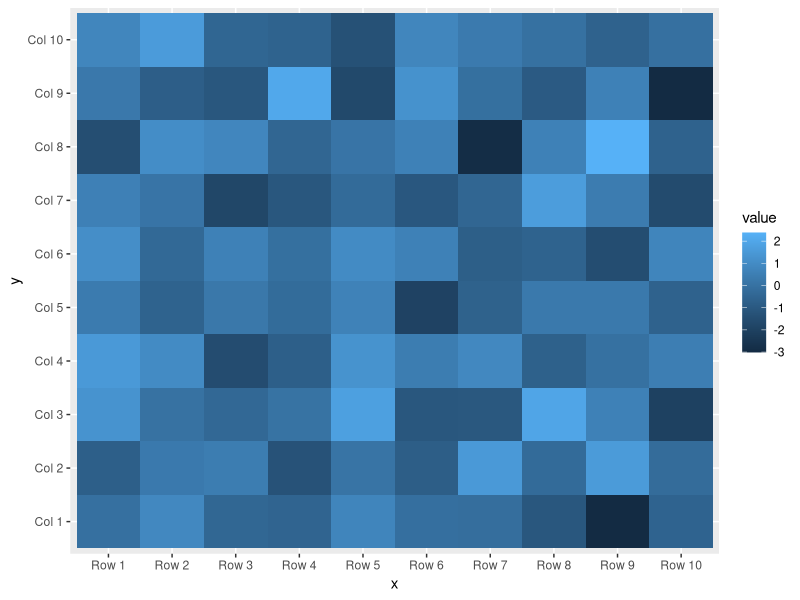
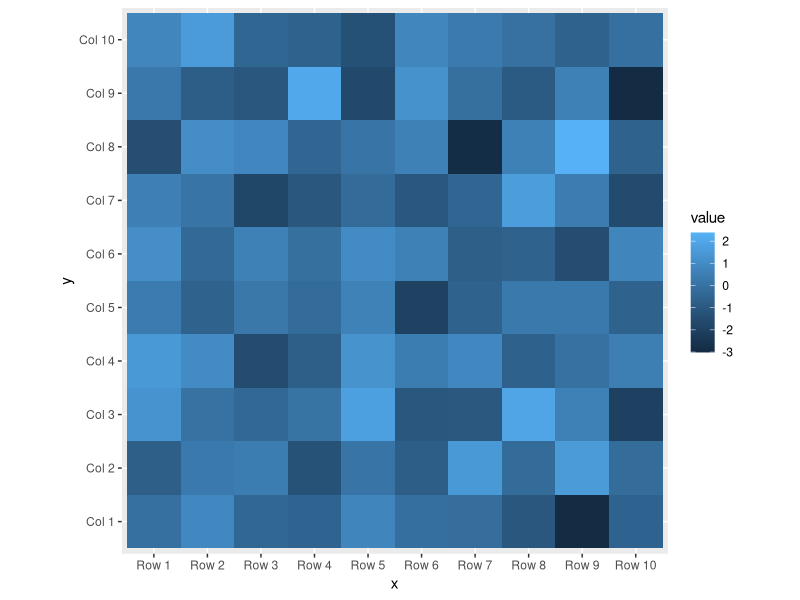
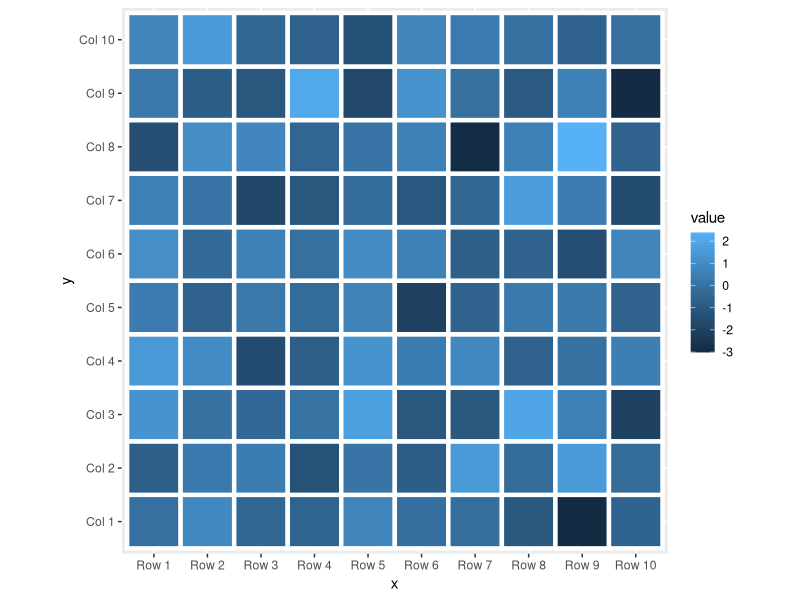
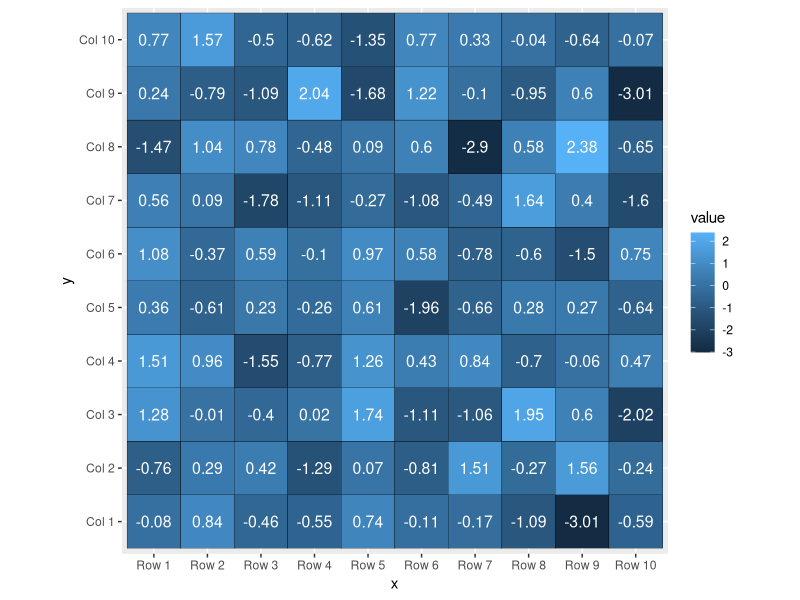
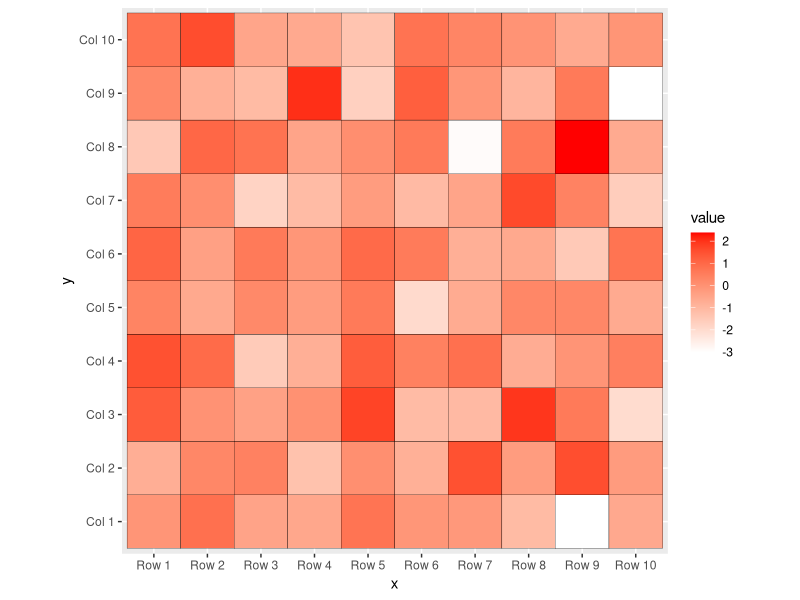
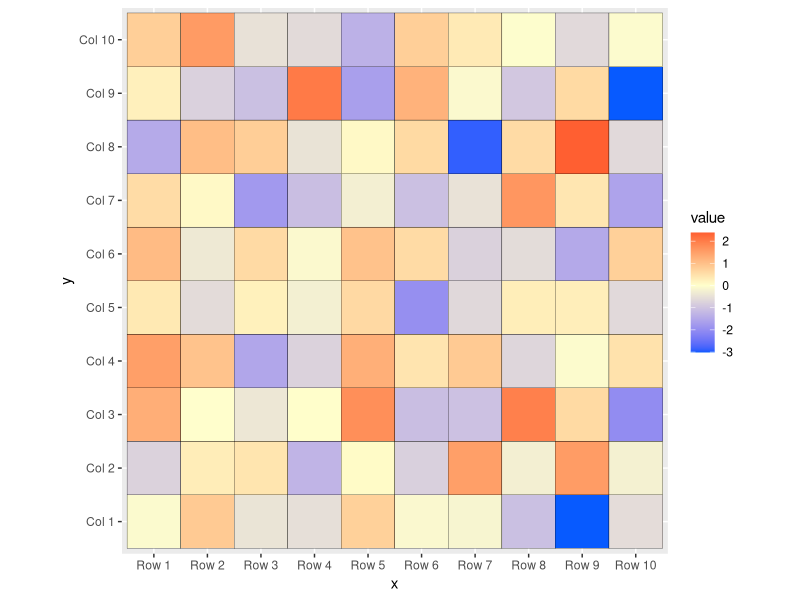
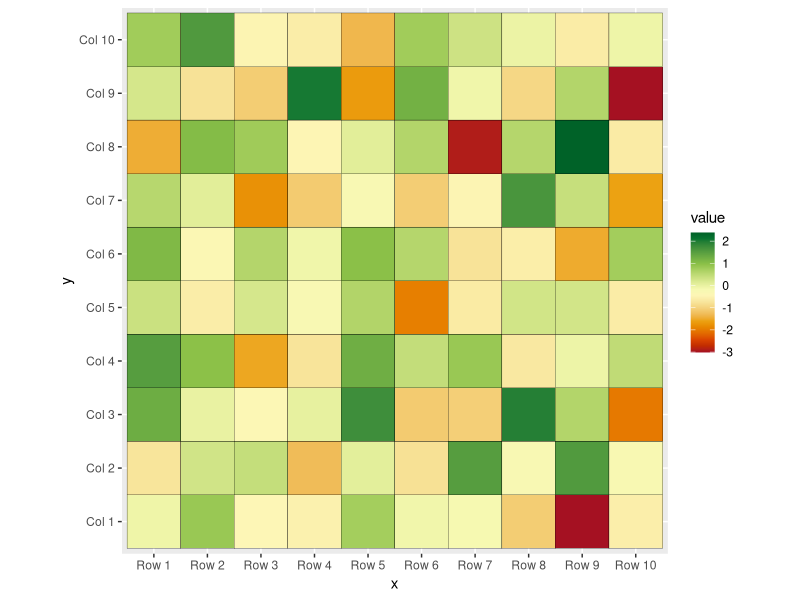
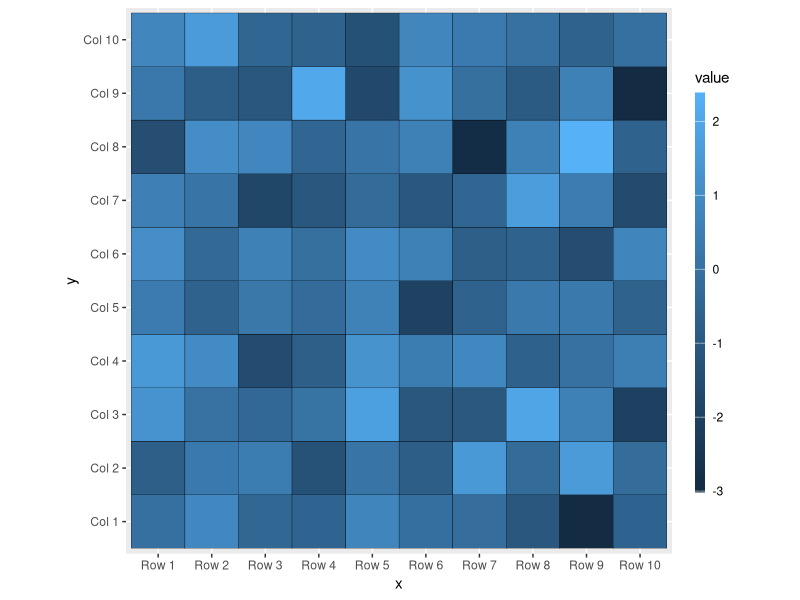

Here is the R script that generated these plots, in order:
library(reshape)
library(ggplot2)

set.seed(8)
m <- matrix(round(rnorm(200), 2), 10, 10)
colnames(m) <- paste("Col", 1:10)
rownames(m) <- paste("Row", 1:10)

# Transform the matrix in long format
df <- melt(m)
colnames(df) <- c("x", "y", "value")

# Heat map with geom_tile

ggplot(df, aes(x = x, y = y, fill = value)) +
  geom_tile()

# Square tiles
ggplot(df, aes(x = x, y = y, fill = value)) +
  geom_tile() +
  coord_fixed()

# Border customization
ggplot(df, aes(x = x, y = y, fill = value)) +
  geom_tile(color = "white",
            lwd = 1.5,
            linetype = 1) +
  coord_fixed()

# Adding the values
ggplot(df, aes(x = x, y = y, fill = value)) +
  geom_tile(color = "black") +
  geom_text(aes(label = value), color = "white", size = 4) +
  coord_fixed()

# Color palette

# scale_fill_gradient
ggplot(df, aes(x = x, y = y, fill = value)) +
  geom_tile(color = "black") +
  scale_fill_gradient(low = "white", high = "red") +
  coord_fixed()

# scale_fill_gradient2
ggplot(df, aes(x = x, y = y, fill = value)) +
  geom_tile(color = "black") +
  scale_fill_gradient2(low = "#075AFF",
                       mid = "#FFFFCC",
                       high = "#FF0000") +
  coord_fixed()

# scale_fill_gradientn
ggplot(df, aes(x = x, y = y, fill = value)) +
  geom_tile(color = "black") +
  scale_fill_gradientn(colors = hcl.colors(20, "RdYlGn")) +
  coord_fixed()

# Legend customization
# Width and height
ggplot(df, aes(x = x, y = y, fill = value)) +
  geom_tile(color = "black") +
  coord_fixed() +
  guides(fill = guide_colourbar(barwidth = 0.5,
                                barheight = 20))

# Change the title
ggplot(df, aes(x = x, y = y, fill = value)) +
  geom_tile(color = "black") +
  coord_fixed() +
  guides(fill = guide_colourbar(title = "Title"))

# Remove the labels and the ticks
ggplot(df, aes(x = x, y = y, fill = value)) +
  geom_tile(color = "black") +
  coord_fixed() +
  guides(fill = guide_colourbar(label = FALSE,
                                ticks = FALSE))

# Remove the legend
ggplot(df, aes(x = x, y = y, fill = value)) +
  geom_tile(color = "black") +
  coord_fixed() +
  theme(legend.position = "none")
